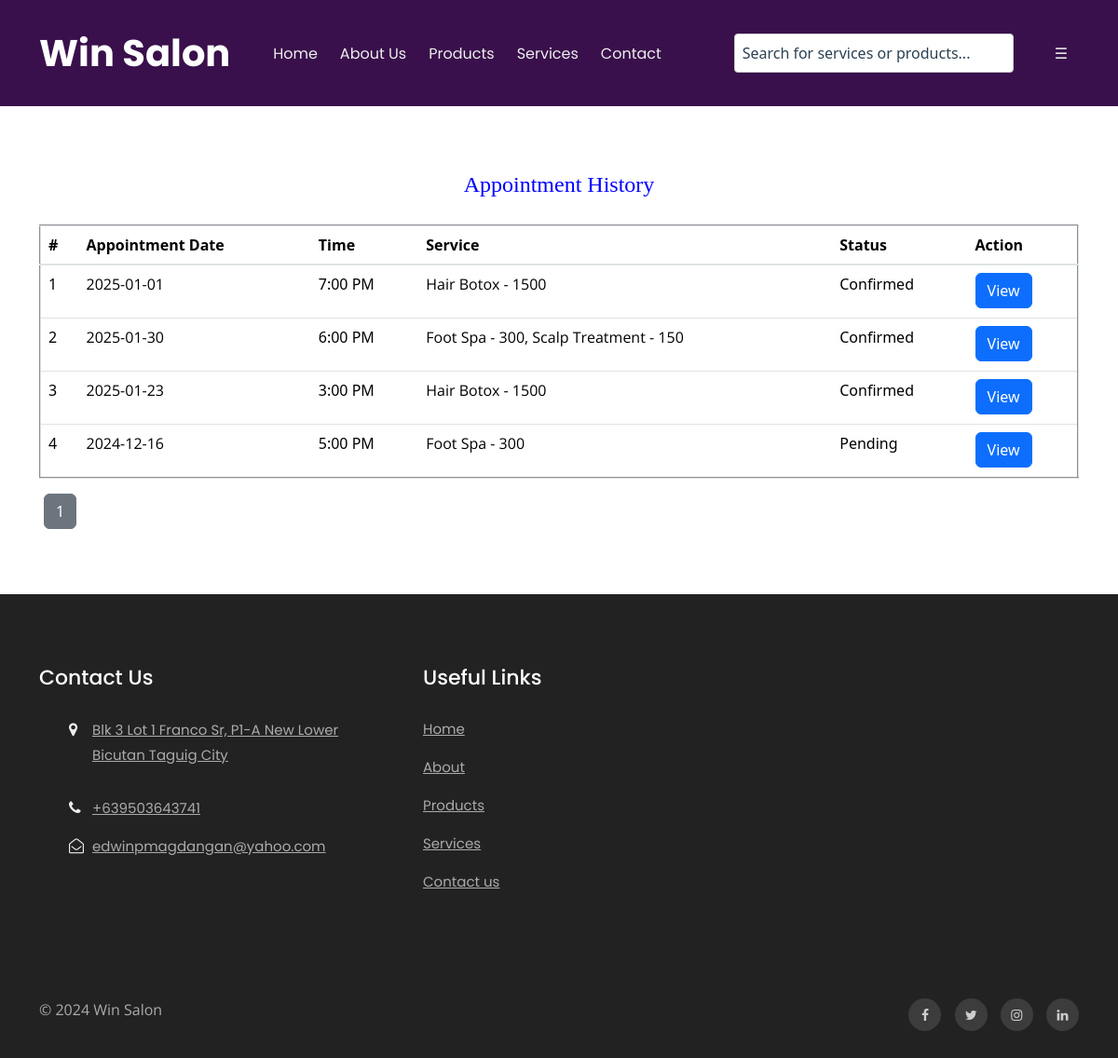
/bfs/booking-history.php (signed in), run on an earlier commit of the app's database.
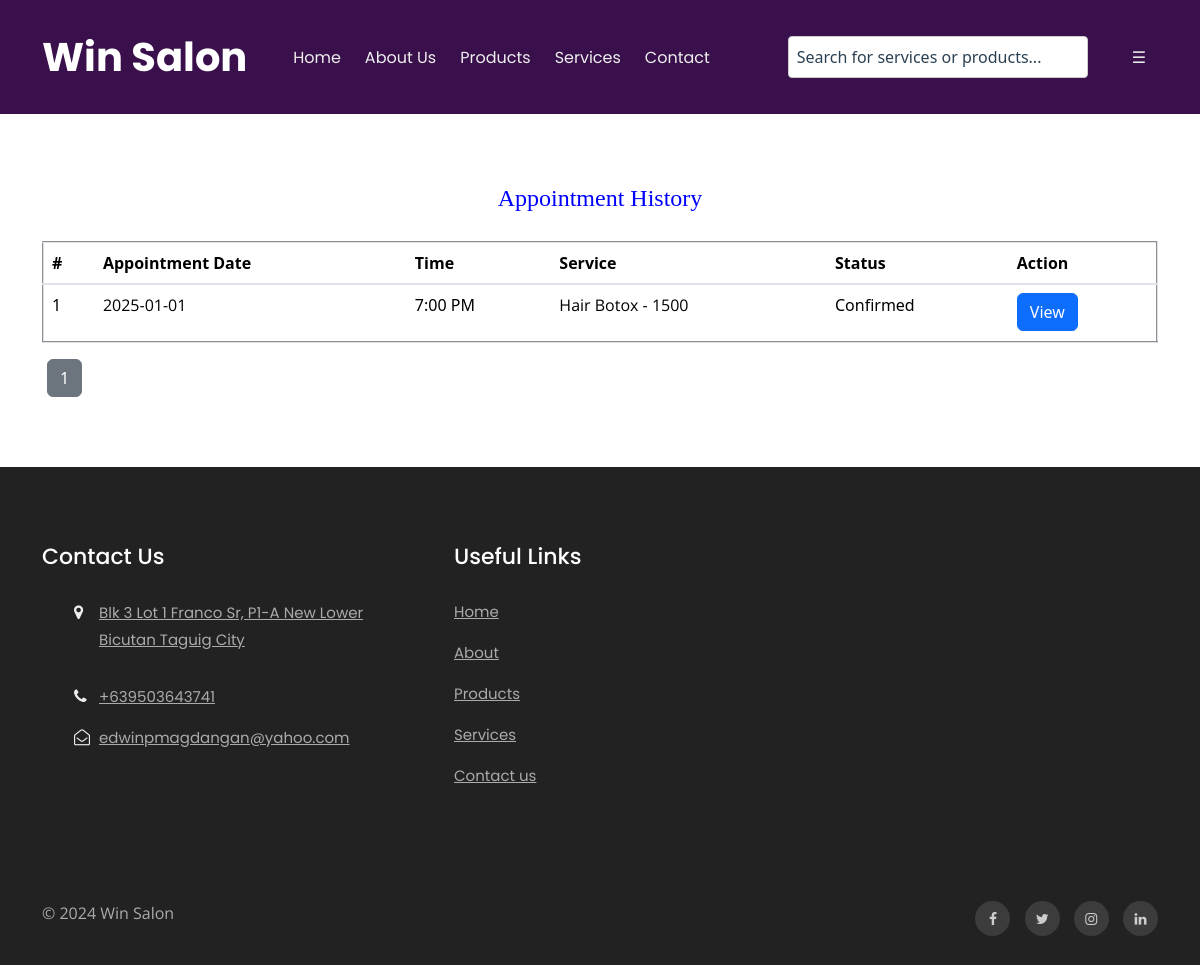
And on a later commit of the database.
### tables this page shows
CREATE TABLE `tblbook` (
  `ID` int(10) NOT NULL,
  `UserID` int(10) DEFAULT NULL,
  `AptNumber` int(10) DEFAULT NULL,
  `AptDate` date DEFAULT NULL,
  `AptTime` time DEFAULT NULL,
  `Service` varchar(255) NOT NULL,
  `Message` mediumtext DEFAULT NULL,
  `BookingDate` timestamp NULL DEFAULT current_timestamp(),
  `Remark` varchar(250) DEFAULT NULL,
  `Status` varchar(250) DEFAULT NULL,
  `RemarkDate` timestamp NULL DEFAULT NULL ON UPDATE current_timestamp(),
  `Service_Total_Price` decimal(10,2) DEFAULT 0.00,
  `deleted_at` datetime DEFAULT NULL
);

CREATE TABLE `tblpage` (
  `ID` int(10) NOT NULL,
  `PageType` varchar(200) DEFAULT NULL,
  `PageTitle` mediumtext DEFAULT NULL,
  `PageDescription` mediumtext DEFAULT NULL,
  `Email` varchar(200) DEFAULT NULL,
  `MobileNumber` bigint(10) DEFAULT NULL,
  `UpdationDate` date DEFAULT NULL,
  `Timing` varchar(200) NOT NULL
);

### bfs/booking-history.php (the view, shortened to what this page needs)
<?php
include('includes/dbconnection.php');
if (strlen($_SESSION['bpmsuid']==0)) {
  header('location:logout.php');
} else {
  $limit = 5;
  $page = isset($_GET['page']) ? (int)$_GET['page'] : 1;
  $offset = ($page - 1) * $limit;
  ?>
<!doctype html>
<html lang="en">
  <head>
    <link rel="stylesheet" href="assets/css/style-starter.css">
  </head>
  <body id="home">
<?php include_once('includes/header.php');?>
<section class="w3l-contact-info-main" id="contact">
    <div class="contact-sec	">
        <div class="container">
            <div>
                <div class="table-content table-responsive cart-table-content m-t-30">
                    <h4 style="padding-bottom: 20px;text-align: center;color: blue;">Appointment History</h4>
                        <table border="2" class="table">
                            <thead class="gray-bg">
                                <tr>
                                    <th>#</th>
                                    <th>Appointment Date</th>
                                    <th>Time</th>
                                    <th>Service</th>
                                    <th>Status</th>
                                    <th>Action</th>
                                </tr>
                            </thead>
                            <tbody>
                                <?php
                                $userid = $_SESSION['bpmsuid'];
                                $query = mysqli_query($con, "
                                    SELECT tbluser.ID as uid, tbluser.FirstName, tbluser.LastName, tbluser.Email, tbluser.MobileNumber,
                                        tblbook.ID as bid, tblbook.AptNumber, tblbook.AptDate, tblbook.AptTime, tblbook.Service,
                                        tblbook.Message, tblbook.BookingDate, tblbook.Status
                                    FROM tblbook
                                    JOIN tbluser ON tbluser.ID = tblbook.UserID
                                    WHERE tbluser.ID = '$userid' AND tblbook.deleted_at IS NULL
                                    ORDER BY tblbook.BookingDate DESC
                                    LIMIT $limit OFFSET $offset
                                ");
                                $cnt = 1;
                                while ($row = mysqli_fetch_array($query)) {
                                ?>
                                    <tr>
                                        <td><?php echo $cnt;?></td>
                                        <td><p><?php echo $row['AptDate']; ?></p></td>
                                        <td><?php echo date("g:i A", strtotime($row['AptTime'])); ?></td>
                                        <td><p><?php echo $row['Service']; ?></p></td>
                                        <td><?php echo !empty($row['Status']) ? $row['Status'] : 'Pending'; ?></td>
                                        <td><a href="appointment-detail.php?aptnumber=<?php echo $row['AptNumber'];?>" class="btn btn-primary">View</a></td>
                                    </tr>
                                <?php
                                    $cnt++;
                                }
                                ?>
                            </tbody>
                        </table>
                    </div>
                </div>
<?php
$total_query = mysqli_query($con, "
    SELECT COUNT(*) AS total
    FROM tblbook
    WHERE UserID = '$userid' AND deleted_at IS NULL
");
$total_result = mysqli_fetch_assoc($total_query);
$total_records = $total_result['total'];
$total_pages = ceil($total_records / $limit);
echo '<div class="pagination" style="text-align: center;">';
for ($i = 1; $i <= $total_pages; $i++) {
    echo '<a href="?page=' . $i . '" class="btn btn-secondary" style="margin: 0 5px;">' . $i . '</a>';
}
echo '</div>';
?>
            </div>
        </div>
</section>
<?php include_once('includes/footer.php');?>
</body>
</html>
<?php } ?>

### bfs/includes/header.php (shortened to what this page needs)
<!DOCTYPE html>
<html lang="en">
<head>
    <link href="https://cdn.jsdelivr.net/npm/bootstrap@5.3.1/dist/css/bootstrap.min.css" rel="stylesheet">
</head>
<body>
    <section class="w3l-header-4 header-sticky" style="z-index: 1000; position:relative;">
        <header class="absolute-top">
            <div class="container">
                <nav class="navbar navbar-expand-lg navbar-light">
                    <a class="navbar-brand" href="index.php">Win Salon</a>
                    <div class="collapse navbar-collapse" id="navbarNav">
                        <ul class="navbar-nav mx-auto">
                            <li class="nav-item">
                                <a class="nav-link" href="index.php">Home</a>
                            </li>
                            <li class="nav-item">
                                <a class="nav-link" href="about.php">About Us</a>
                            </li>
                            <li class="nav-item">
                                <a class="nav-link" href="products.php">Products</a>
                            </li>
                            <li class="nav-item">
                                <a class="nav-link" href="services.php">Services</a>
                            </li>
                            <li class="nav-item">
                                <a class="nav-link" href="contact.php">Contact</a>
                            </li>
                        </ul>
                        <div class="search-bar-container">
                            <form class="search-form" id="search-form" onsubmit="return false;">
                                <input type="text" id="search-input" placeholder="Search for services or products..." class="search-input">
                            </form>
                        </div>
                        <?php  if (strlen($_SESSION['bpmsuid']) > 0) { ?>
                            <ul class="navbar-nav">
                                <li class="nav-item dropdown">
                                    <a class="nav-link dropdown-toggle custom-dropdown-toggle no-arrow" href="#" id="userMenu" role="button"
                                        data-bs-toggle="dropdown" aria-expanded="false">
                                        ☰
                                    </a>
                                </li>
                            </ul>
                        <?php } ?>
                    </div>
                </nav>
            </div>
        </header>
    </section>
</body>
</html>

### bfs/includes/footer.php (shortened to what this page needs)
<section class="w3l-footer-29-main">
    <div class="footer-29 py-5">
      <div class="container py-lg-4">
        <div class="row footer-top-29">
          <div class="col-lg-4 col-md-6 col-sm-8 footer-list-29 footer-1">
            <h6 class="footer-title-29">Contact Us</h6>
            <ul>
              <?php
$ret=mysqli_query($con,"select * from tblpage where PageType='contactus' ");
while ($row=mysqli_fetch_array($ret)) {
?>
              <li>
                <span class="fa fa-map-marker"></span>
                <p>
                  <a href="https://www.google.com/maps?q=Win Salon, Taguig City"
                    target="_blank"
                    rel="noopener noreferrer">
                    Blk 3 Lot 1 Franco Sr, P1-A New Lower Bicutan Taguig City
                  </a>
                </p>
              </li>
              <li><span class="fa fa-phone"></span><a href="tel:09503643741">+63<?php echo $row['MobileNumber'];?></a></li>
              <li><span class="fa fa-envelope-open-o"></span><a href="mailto:edwinpmagdangan@yahoo.com" class="mail">
                  <?php  echo $row['Email'];?></a></li><?php } ?>
            </ul>
          </div>
          <div class="col-lg-4 col-md-6 col-sm-4 footer-list-29 footer-2 ">
            <ul>
              <h6 class="footer-title-29">Useful Links</h6>
              <li><a href="index.php">Home</a></li>
              <li><a href="about.php">About</a></li>
              <li><a href="products.php">Products</a></li>
              <li><a href="services.php">Services</a></li>
              <li><a href="contact.php">Contact us</a></li>
            </ul>
          </div>
        </div>
      </div>
    </div>
  </section>
  <section class="w3l-footer-29-main w3l-copyright">
    <div class="container">
      <div class="row bottom-copies">
        <p class="col-lg-8 copy-footer-29">© 2024  Win Salon </p>
        <div class="col-lg-4 main-social-footer-29">
          <a href="#facebook" class="facebook"><span class="fa fa-facebook"></span></a>
          <a href="#twitter" class="twitter"><span class="fa fa-twitter"></span></a>
          <a href="#instagram" class="instagram"><span class="fa fa-instagram"></span></a>
          <a href="#linkedin" class="linkedin"><span class="fa fa-linkedin"></span></a>
        </div>
      </div>
    </div>
  </section>

### bfs/includes/header.php (style rules this page uses)
.dropdown a.nav-link { display: block; padding: 10px; background-color: #f9f9f9; color: black; text-decoration: none; }
.custom-dropdown-toggle { color: black; background: none; border: none; padding: 0; font-size: 24px; cursor: pointer; }
.no-arrow::after { display: none; }
.search-bar-container { margin: 1rem 2rem; display: flex; justify-content: center; align-items: center; }
.search-form { display: flex; }
.search-input { padding: 0.5rem; width: 300px; border: 1px solid #ccc; border-radius: 4px; }

What changed in the data, as far as the page shows it:
removed tblbook: AptDate "2025-01-30", AptTime "6:00 PM", Service "Foot Spa - 300, Scalp Treatment - 150", Status "Confirmed"
removed tblbook: AptDate "2025-01-23", AptTime "3:00 PM", Service "Hair Botox - 1500", Status "Confirmed"
removed tblbook: AptDate "2024-12-16", AptTime "5:00 PM", Service "Foot Spa - 300", shows "Pending"
